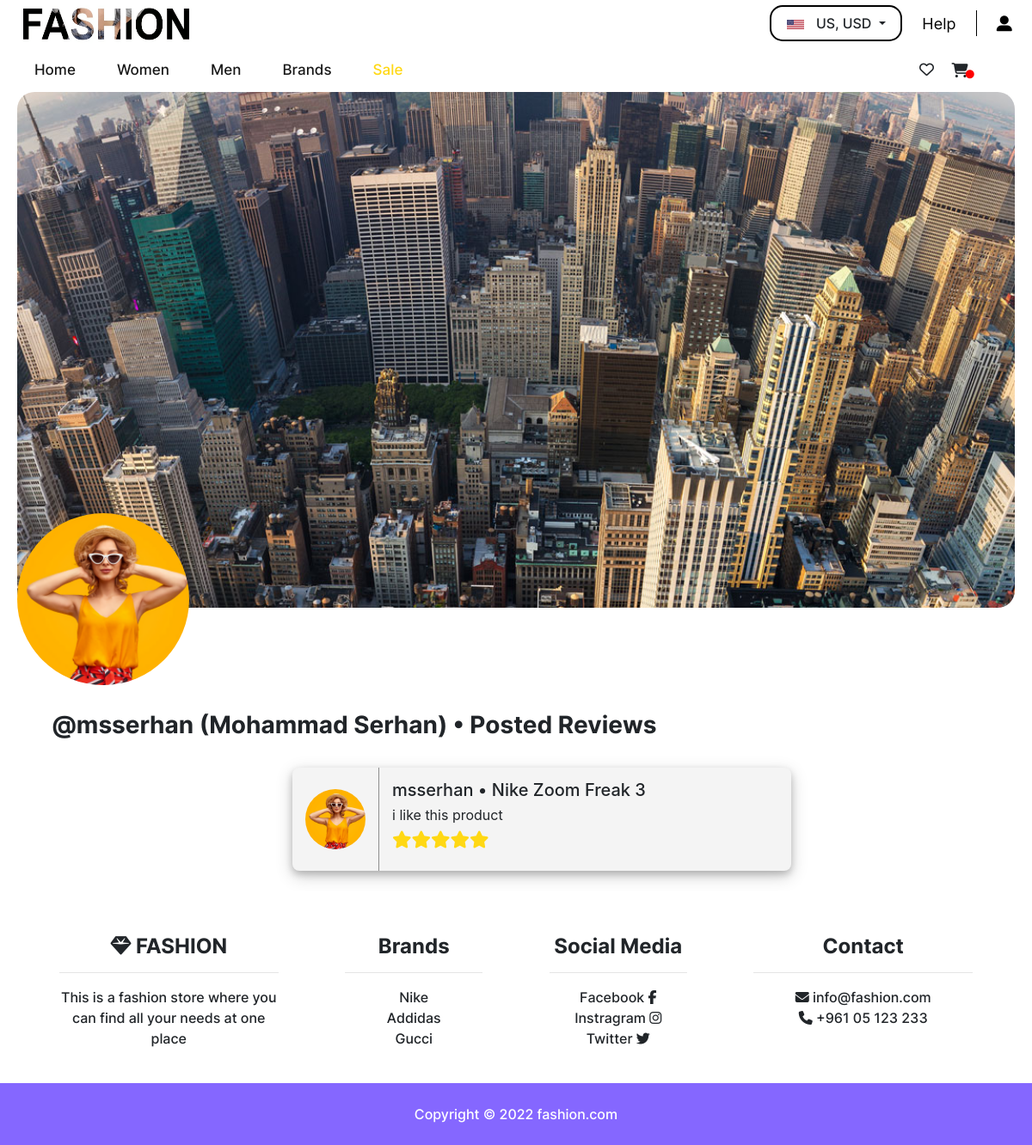
/showAllReviews.php (signed in), run on the app's committed database.
### tables this page shows
CREATE TABLE `users` (
  `user_id` int(11) NOT NULL,
  `username` varchar(100) NOT NULL,
  `fullname` varchar(100) NOT NULL,
  `email` varchar(100) NOT NULL,
  `password` varchar(100) NOT NULL,
  `type` varchar(100) NOT NULL DEFAULT 'user',
  `photo` varbinary(100) NOT NULL
);

CREATE TABLE `products` (
  `prod_id` int(11) NOT NULL,
  `name` varchar(100) NOT NULL,
  `description` longtext NOT NULL,
  `price` double NOT NULL,
  `delivery_time` int(11) NOT NULL DEFAULT 1,
  `discount` double NOT NULL DEFAULT 0,
  `likes` int(11) NOT NULL DEFAULT 0,
  `details` longtext NOT NULL,
  `department` char(1) NOT NULL DEFAULT 'U',
  `category` varchar(100) NOT NULL,
  `type` varchar(100) NOT NULL,
  `brand` varchar(100) NOT NULL DEFAULT 'Local Brand'
);

CREATE TABLE `reviews` (
  `rev_id` int(11) NOT NULL,
  `user_id` int(11) NOT NULL,
  `product_id` int(11) NOT NULL,
  `text` longtext NOT NULL DEFAULT 'Rated This Product',
  `rate` double(10,1) NOT NULL
);

CREATE TABLE `brands` (
  `brand_id` int(11) NOT NULL,
  `name` varchar(255) NOT NULL,
  `link` text NOT NULL,
  `local` int(11) NOT NULL,
  `display_navbar` int(11) NOT NULL,
  `display_footer` int(11) NOT NULL
);

### showAllReviews.php (the view, shortened to what this page needs)
<?php
    include 'includes/config.php';
    $id = $_GET['id'] ?? $_SESSION['userID'];
    $username = "";
    $fullname = "";
    $sql = "SELECT * FROM users WHERE `user_id`='$id'";
    $result = mysqli_query($db, $sql);
    if ($result) {
        if (mysqli_num_rows($result) == 1) {
            while ($row = mysqli_fetch_assoc($result)) {
                $username = $row['username'];
                $fullname = $row['fullname'];
            }
        }
    }
    $photo = "images/users/$id/logo.jpg";
    if(!file_exists($photo)){
        $photo = "images/users/$id/logo.png";
    }
?>
<!DOCTYPE html>
<html lang="en">
<head>
    <link href="css/profile.css" rel="stylesheet" media="screen">
    <?php include('header.php') ?>
</head>
<body>
    <div class="image-container">
        <img class='backImg' src='imgs/profile-back.png' alt='Background Image'>
        <img class='productImg' src='<?php echo $photo ?>' alt='Product Image'>
    </div>
    <div class="container-fluid">
        <h3 class="user-title">@<?= $username ?> (<?= $fullname ?>) • Posted Reviews</h3>
            <?php
                $sql = "SELECT * FROM reviews WHERE `user_id`='$id' LIMIT 7";
                $result = mysqli_query($db, $sql);
                if($result){
                    if(mysqli_num_rows($result) > 0) {
                        echo "<div class='reviewsFlex p-4'>";
                        while($row = mysqli_fetch_assoc($result)){
                            $text = str_replace("<lb>","<br>",$row["text"]);
                            $rate = $row["rate"];
                            $prod_id = $row["product_id"];
                            $sql2 = "SELECT name FROM products WHERE `prod_id`='$prod_id'";
                            $result2 = mysqli_query($db, $sql2);
                            if($result2){
                                if(mysqli_num_rows($result2) == 1) {
                                    while($row2 = mysqli_fetch_assoc($result2)){
                                        $prod_name = $row2['name'];
                                        echo "<a href='viewProduct.php?id=$prod_id' class='text-reset' style='text-decoration:none;'>";
                                        echo "<div class='review-box'>";
                                        echo "<div><img src='$file' alt='User Image'></div>";
                                        echo "<div class='column'>";
                                        echo "<h5>$username • $prod_name</h5>";
                                        echo "<p>";
                                        echo $text;
                                        echo "<span class='rating-flex'>";
                                        $limitReached = false;
                                        for($i = 1; $i < 6; $i++){
                                            if($limitReached){
                                                echo "<i class='fa fa-star'></i>";
                                            }else {
                                                if($rate < $i){
                                                    $limitReached = true;
                                                    echo "<i class='fa fa-star-half-stroke rating-enabled'></i>";
                                                }else {
                                                    if($rate - $i == 0){
                                                        echo "<i class='fa fa-star rating-enabled'></i>";
                                                        $limitReached = true;
                                                    }
                                                    else if($rate - $i >= 0.5){
                                                        echo "<i class='fa fa-star rating-enabled'></i>";
                                                    }else {
                                                        echo "<i class='fa fa-star-half-stroke rating-enabled'></i>";
                                                        $limitReached = true;
                                                    }
                                                }
                                            }
                                        }
                                        echo "</span>";
                                        echo "</p>";
                                        echo "</div>";
                                        echo "</div>";
                                        echo "</a>";
                                    }
                                }
                            }
                        }
                        echo "</div>";
                    } else {
                        echo "<p>No Reviews Yet, Browse Through Our Store To Make Some!</p>";
                    }
                }
            ?>
        </div>
    <?php include('footer.php') ?>
</body>
</html>

### footer.php (shortened to what this page needs)
<?php
if(isset($sticky) && $sticky){
    echo "<footer class='text-center fixed-bottom text-lg-start bg-white'>";
}else {
    echo "<footer class='text-center text-lg-start bg-white'>";
}
?>
<div class="container text-center text-md-start mt-5">
    <div class="row mt-3">
        <div class="col-md-3 col-lg-4 col-xl-3 mx-auto mb-4">
            <h6 class="footer-head"><i class="fas fa-gem"></i> FASHION</h6>
            <hr>
            <p>This is a fashion store where you can find all your needs at one place</p>
        </div>
        <div class="col-md-2 col-lg-2 col-xl-2 mx-auto mb-4">
            <h6 class="footer-head">Brands</h6>
            <hr>
            <?php
                include 'includes/config.php';
                $sql = "SELECT name,link FROM brands WHERE display_footer='1'";
                $result = mysqli_query($db, $sql);
                if($result){
                    if(mysqli_num_rows($result) > 0){
                        $totalSize = mysqli_num_rows($result);
                        $currentIndex = 0;
                        while($row = mysqli_fetch_assoc($result)){
                            $footername = $row["name"];
                            $footerlink = $row["link"];
                            echo "<a href='$footerlink' target='_blank' rel='noopener noreferrer' class='text-reset'>$footername</a>";
                            $currentIndex++;
                            if($currentIndex != $totalSize){
                                echo '<br>';
                            }
                        }
                    }else {
                    }
                }
            ?>
        </div>
        <div class="col-md-3 col-lg-2 col-xl-2 mx-auto mb-4">
            <h6 class="footer-head">Social Media</h6>
            <hr>
            <a href="#" class="text-reset">Facebook <i class="fab fa-facebook-f"></i></a>
            <br>
            <a href="#" class="text-reset">Instragram <i class="fab fa-instagram"></i></a>
            <br>
            <a href="#" class="text-reset">Twitter <i class="fab fa-twitter"></i></a>
        </div>
        <div class="col-md-4 col-lg-3 col-xl-3 mx-auto mb-md-0 mb-4">
            <h6 class="footer-head">Contact</h6>
            <hr>
            <a href="mailto:info@fashion.com" class="text-reset"><i class="fas fa-envelope me-3"></i> info@fashion.com</a>
            <p><i class="fas fa-phone me-3"></i> +961 05 123 233</p>
        </div>
    </div>
</div>
<div class="text-center p-4 copyrighttext" style="background-color: #8567FF">
    Copyright © 2022
    <a class="text-reset fw-bold" style="color: white;" href="#">fashion.com</a>
</div>
</footer>

### css/profile.css (style rules this page uses)
body { font-family: Inter-Medium; }
.image-container { width: 100%; height: 600px; padding: 0 20px 0 20px; position: relative; }
.image-container .backImg { width: 100%; height: 100%; border-radius: 20px; object-fit: cover; object-position: 50% 50%; }
.image-container .productImg { width: 200px; height: 200px; position: absolute; bottom: -90px; left: 10%; transform: translateX(-50%); border-radius: 50%; object-fit: cover; object-position: 50% 50%; }
.container-fluid { padding: 120px 0 0 60px !important; }
.user-title, .favorites-title { font-family: Inter-Bold; }
.review-box { display: flex; flex-direction: row; align-items: center; width: 580px; background-color: #F4F4F4; padding: 0 15px 0 15px; border-radius: 8px; box-shadow: 0 4px 8px 0 rgba(0, 0, 0, 0.2), 0 6px 20px 0 rgba(0, 0, 0, 0.19); }
.review-box img { width: 70px; height: 70px; border-radius: 50%; margin-right: auto; margin-left: auto; object-fit: cover; }
.review-box .column { display: flex; flex-direction: column; margin-top: 5px; width: 100%; }
.review-box .column p:not(span) { line-height: 18px; width: 100%; }
.review-box .column span { margin-top: 10px; }
.rating-flex { display: flex; flex-direction: row; }
.rating-flex i { font-size: 20px; }
.reviewsFlex { display: flex; justify-content: center; align-items: center; flex-wrap: wrap; overflow-y: hidden; gap: 20px; margin-bottom: 50px; }
.rating-enabled { color: #ffd814; }

### css/header.css (style rules this page uses)
.footer-head { font-family: Inter-Bold; font-size: 24px; }
footer { font-family: Inter-Medium; }
.copyrighttext { font-family: Inter-Medium; color: white; }

### data on the page
users: username "msserhan", fullname "Mohammad Serhan"
reviews: text "i like this product"
products: name "Nike Zoom Freak 3"
brands: name "Nike"
brands: name "Addidas"
brands: name "Gucci"
